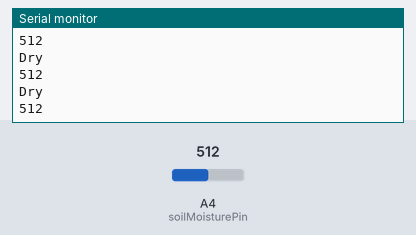
Bench run of a sketch on a simulated Arduino Uno, built with avr-gcc and run on an emulated ATmega328P. On the bench: the last lines printed to the serial monitor. The test bench sets the inputs (shaded band); at power-on: A4 (soilMoisturePin) = 512.

Above: at 1.2 s.
1.3 s: A4 (soilMoisturePin) set to 306
At 1.31 s:
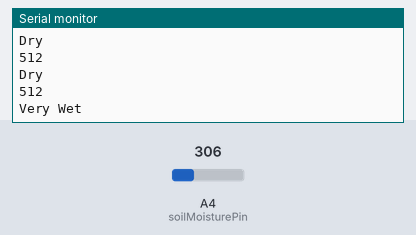
2.9 s: A4 (soilMoisturePin) set to 122
At 3.02 s:
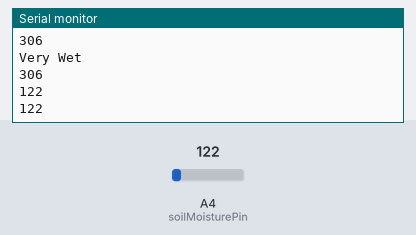
Timing chart, 0 to 5.9 s (numbered marks = the images above; inputs shaded):
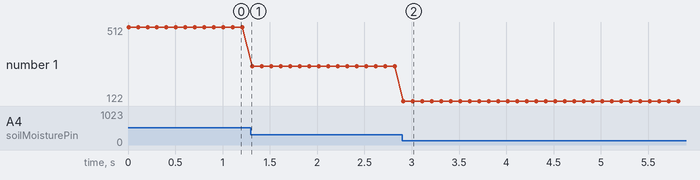

The sketch:

soil_moisture_sensor.ino
```cpp
#define soilMoisturePin 4
// the setup routine runs once when you press reset:
void setup() {
  // initialize serial communication at 9600 bits per second:
  Serial.begin(9600);
}
const int AirValue = 520;   //you need to replace this value with Value_1
const int WaterValue = 260;  //you need to replace this value with Value_2
int intervals = (AirValue - WaterValue)/3;

void loop() {
  // read the input on analog pin 0:
  int soilMoistureValue = analogRead(soilMoisturePin); //put Sensor insert into soil
  if (soilMoistureValue > WaterValue && soilMoistureValue < (WaterValue + intervals))
  {
    Serial.println("Very Wet");
  }
  else if (soilMoistureValue > (WaterValue + intervals) && soilMoistureValue < (AirValue - intervals))
  {
    Serial.println("Wet");
  }
  else if (soilMoistureValue < AirValue && soilMoistureValue > (AirValue - intervals))
  {
    Serial.println("Dry");
  }
  Serial.println(soilMoistureValue);
  delay(100);
}
```

Measured:
- after the input at 1.3 s, the serial monitor: prints a new line at once (image 1)
- after the input at 2.9 s, the serial monitor: prints a new line at once (image 2)
- plotted number 1: 512 → 306 after the input at 1.3 s, 306 → 122 after the input at 2.9 s
